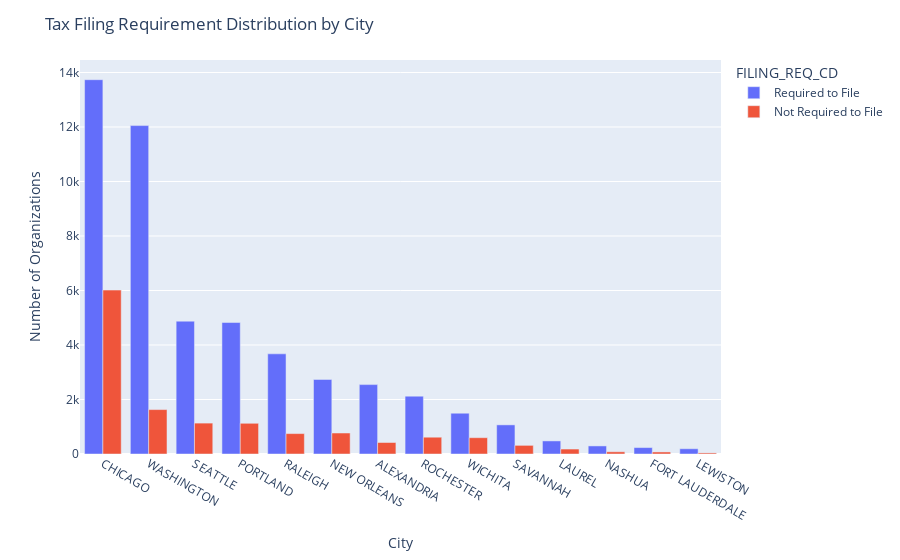

Notebook code for this chart:
### Markdown cell above
## Financial Transparency and Accountability
### 1. How transparent are the financial activities or organizations in these cities?

### Code cell
df_filing = df_city.copy()

aggregation = {
    1: 'Required to File',
    2: 'Required to File',
    3: 'Required to File',
    4: 'Required to File',
    6: 'Not Required to File',
    7: 'Not Required to File',
    13: 'Not Required to File',
    14: 'Not Required to File',
    0: 'Not Required to File'
}

df_filing['FILING_REQ_CD'] = df_filing['FILING_REQ_CD'].map(aggregation)

df_filing_agg = df_filing.groupby(['CITY','FILING_REQ_CD'])['EIN'].count().reset_index()
df_filing_agg = df_filing_agg.sort_values(by='EIN', ascending=False)


fig = px.bar(df_filing_agg, x='CITY', y='EIN', color='FILING_REQ_CD',barmode='group')
fig.update_layout(
    title='Tax Filing Requirement Distribution by City',
    yaxis=dict(
        title='Number of Organizations'
    ),
    xaxis=dict(
        title='City'
    )
)
fig.show()

### Figure 1 — Plotly figure (JSON) as saved in the notebook; plotly's stock layout.template omitted (floating-point values rounded to 4 significant figures)
{"data": [{"alignmentgroup": "True", "hovertemplate": "FILING_REQ_CD=Required to File<br>CITY=%{x}<br>EIN=%{y}<extra></extra>", "legendgroup": "Required to File", "marker": {"color": "#636efa", "pattern": {"shape": ""}}, "name": "Required to File", "offsetgroup": "Required to File", "orientation": "v", "showlegend": true, "textposition": "auto", "type": "bar", "x": ["CHICAGO", "WASHINGTON", "SEATTLE", "PORTLAND", "RALEIGH", "NEW ORLEANS", "ALEXANDRIA", "ROCHESTER", "WICHITA", "SAVANNAH", "LAUREL", "NASHUA", "FORT LAUDERDALE", "LEWISTON"], "xaxis": "x", "y": [13736, 12052, 4875, 4825, 3676, 2736, 2547, 2123, 1496, 1069, 480, 296, 236, 193], "yaxis": "y"}, {"alignmentgroup": "True", "hovertemplate": "FILING_REQ_CD=Not Required to File<br>CITY=%{x}<br>EIN=%{y}<extra></extra>", "legendgroup": "Not Required to File", "marker": {"color": "#EF553B", "pattern": {"shape": ""}}, "name": "Not Required to File", "offsetgroup": "Not Required to File", "orientation": "v", "showlegend": true, "textposition": "auto", "type": "bar", "x": ["CHICAGO", "WASHINGTON", "SEATTLE", "PORTLAND", "NEW ORLEANS", "RALEIGH", "ROCHESTER", "WICHITA", "ALEXANDRIA", "SAVANNAH", "LAUREL", "NASHUA", "FORT LAUDERDALE", "LEWISTON"], "xaxis": "x", "y": [6015, 1630, 1134, 1127, 770, 749, 616, 598, 422, 317, 182, 81, 75, 40], "yaxis": "y"}], "layout": {"barmode": "group", "legend": {"title": {"text": "FILING_REQ_CD"}, "tracegroupgap": 0}, "margin": {"t": 60}, "title": {"text": "Tax Filing Requirement Distribution by City"}, "xaxis": {"anchor": "y", "domain": [0, 1], "title": {"text": "City"}}, "yaxis": {"anchor": "x", "domain": [0, 1], "title": {"text": "Number of Organizations"}}}}
